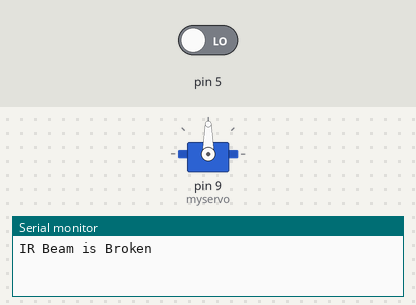
A sketch run on a simulated Arduino Uno, built with avr-gcc and run on an emulated ATmega328P. On the bench: servo, the last lines printed to the serial monitor. Inputs (shaded band) come from the test bench; at power-on: pin 5 LOW.

Above: at 1.2 s.
1.3 s: pin 5 driven HIGH
At 8.0 s:
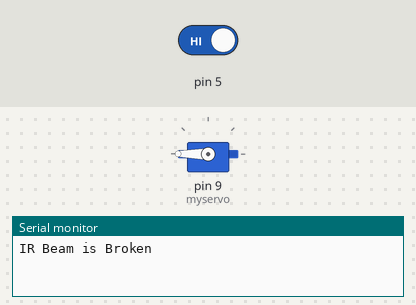
At 16.7 s:
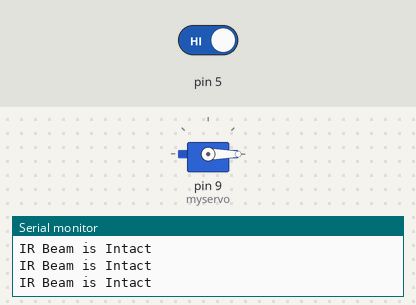
Timing chart, 0 to 18.2 s (numbered marks = the images above; inputs shaded):
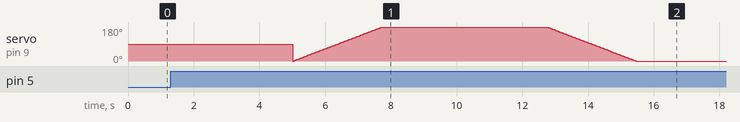

The sketch:

ball_lifting.ino
```cpp
#include <Servo.h>
int unsigned long time,breakbeamTime=0,servoTime=0;
Servo myservo;
int pos;

void motor(){
  delay(5000);
  for (pos = 0; pos <= 180; pos += 1) { // goes from 0 degrees to 180 degrees in steps of 1 degree
    myservo.write(pos);
    delay(15);
  }
  delay(5000);
  for (pos = 180; pos >= 0; pos -= 1) { // goes from 180 degrees to 0 degrees
    myservo.write(pos);
    delay(15);
  }
}

void breakbeam(){
  if(time-breakbeamTime>=10){
    if (digitalRead(5)){
      Serial.println("IR Beam is Intact");
    }else{
      Serial.println("IR Beam is Broken");
      motor();
    }
  }
}

void setup() {
  myservo.attach(9);
  Serial.begin(9600);
  pinMode(5, INPUT);
}

void loop() {
  time=millis();
  breakbeam();
}
```
